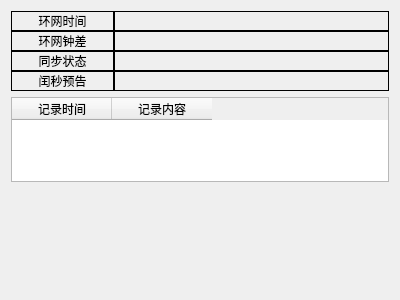
<?xml version="1.0" encoding="UTF-8"?>
<ui version="4.0">
 <class>ext_src_lnet</class>
 <widget class="QWidget" name="ext_src_lnet">
  <property name="geometry">
   <rect>
    <x>0</x>
    <y>0</y>
    <width>400</width>
    <height>300</height>
   </rect>
  </property>
  <property name="windowTitle">
   <string>Form</string>
  </property>
  <layout class="QGridLayout" name="gridLayout">
   <item row="0" column="0">
    <layout class="QVBoxLayout" name="verticalLayout_2" stretch="4,5,6">
     <item>
      <layout class="QVBoxLayout" name="verticalLayout">
       <property name="spacing">
        <number>0</number>
       </property>
       <item>
        <layout class="QHBoxLayout" name="horizontalLayout_2" stretch="3,8">
         <property name="spacing">
          <number>0</number>
         </property>
         <item>
          <widget class="QLabel" name="label_3">
           <property name="frameShape">
            <enum>QFrame::Box</enum>
           </property>
           <property name="text">
            <string>环网时间</string>
           </property>
           <property name="alignment">
            <set>Qt::AlignCenter</set>
           </property>
          </widget>
         </item>
         <item>
          <widget class="QLabel" name="label_4">
           <property name="frameShape">
            <enum>QFrame::Box</enum>
           </property>
           <property name="text">
            <string/>
           </property>
          </widget>
         </item>
        </layout>
       </item>
       <item>
        <layout class="QHBoxLayout" name="horizontalLayout_3" stretch="3,8">
         <property name="spacing">
          <number>0</number>
         </property>
         <item>
          <widget class="QLabel" name="label_5">
           <property name="frameShape">
            <enum>QFrame::Box</enum>
           </property>
           <property name="text">
            <string>环网钟差</string>
           </property>
           <property name="alignment">
            <set>Qt::AlignCenter</set>
           </property>
          </widget>
         </item>
         <item>
          <widget class="QLabel" name="label_6">
           <property name="frameShape">
            <enum>QFrame::Box</enum>
           </property>
           <property name="text">
            <string/>
           </property>
          </widget>
         </item>
        </layout>
       </item>
       <item>
        <layout class="QHBoxLayout" name="horizontalLayout" stretch="3,8">
         <property name="spacing">
          <number>0</number>
         </property>
         <item>
          <widget class="QLabel" name="label">
           <property name="frameShape">
            <enum>QFrame::Box</enum>
           </property>
           <property name="text">
            <string>同步状态</string>
           </property>
           <property name="alignment">
            <set>Qt::AlignCenter</set>
           </property>
          </widget>
         </item>
         <item>
          <widget class="QLabel" name="label_2">
           <property name="frameShape">
            <enum>QFrame::Box</enum>
           </property>
           <property name="text">
            <string/>
           </property>
          </widget>
         </item>
        </layout>
       </item>
       <item>
        <layout class="QHBoxLayout" name="horizontalLayout_7" stretch="3,8">
         <property name="spacing">
          <number>0</number>
         </property>
         <item>
          <widget class="QLabel" name="label_13">
           <property name="frameShape">
            <enum>QFrame::Box</enum>
           </property>
           <property name="text">
            <string>闰秒预告</string>
           </property>
           <property name="alignment">
            <set>Qt::AlignCenter</set>
           </property>
          </widget>
         </item>
         <item>
          <widget class="QLabel" name="label_14">
           <property name="frameShape">
            <enum>QFrame::Box</enum>
           </property>
           <property name="text">
            <string/>
           </property>
          </widget>
         </item>
        </layout>
       </item>
      </layout>
     </item>
     <item>
      <widget class="QTableWidget" name="tableWidget_2">
       <column>
        <property name="text">
         <string>   记录时间   </string>
        </property>
       </column>
       <column>
        <property name="text">
         <string>记录内容</string>
        </property>
       </column>
      </widget>
     </item>
     <item>
      <widget class="QWidget" name="widget" native="true"/>
     </item>
    </layout>
   </item>
  </layout>
 </widget>
 <resources/>
 <connections/>
</ui>
